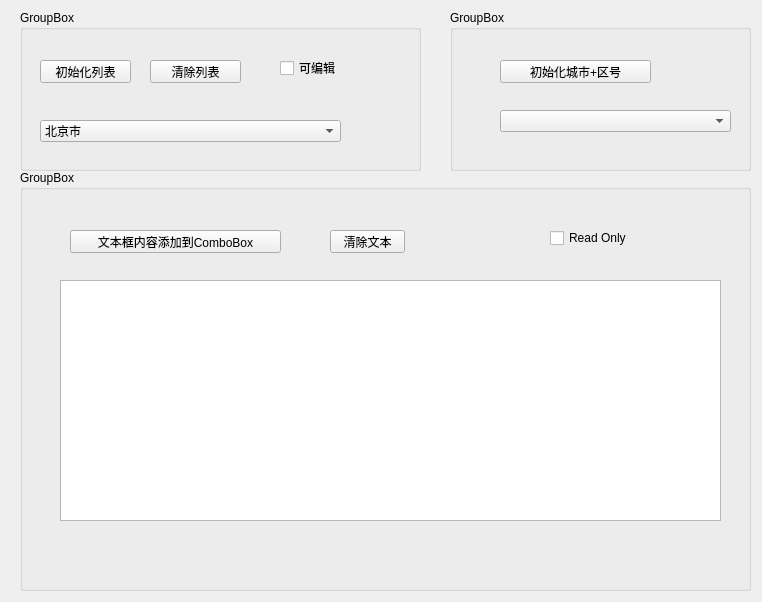
<?xml version="1.0" encoding="UTF-8"?>
<ui version="4.0">
 <class>Widget</class>
 <widget class="QWidget" name="Widget">
  <property name="geometry">
   <rect>
    <x>0</x>
    <y>0</y>
    <width>762</width>
    <height>602</height>
   </rect>
  </property>
  <property name="windowTitle">
   <string>Widget</string>
  </property>
  <widget class="QGroupBox" name="groupBox">
   <property name="geometry">
    <rect>
     <x>20</x>
     <y>10</y>
     <width>401</width>
     <height>161</height>
    </rect>
   </property>
   <property name="title">
    <string>GroupBox</string>
   </property>
   <widget class="QPushButton" name="btnComboBoxInit">
    <property name="geometry">
     <rect>
      <x>20</x>
      <y>50</y>
      <width>91</width>
      <height>23</height>
     </rect>
    </property>
    <property name="text">
     <string>初始化列表</string>
    </property>
   </widget>
   <widget class="QPushButton" name="btnComboBoxClear">
    <property name="geometry">
     <rect>
      <x>130</x>
      <y>50</y>
      <width>91</width>
      <height>23</height>
     </rect>
    </property>
    <property name="text">
     <string>清除列表</string>
    </property>
   </widget>
   <widget class="QCheckBox" name="checkBox">
    <property name="geometry">
     <rect>
      <x>260</x>
      <y>50</y>
      <width>71</width>
      <height>16</height>
     </rect>
    </property>
    <property name="text">
     <string>可编辑</string>
    </property>
   </widget>
   <widget class="QComboBox" name="comboBox">
    <property name="geometry">
     <rect>
      <x>20</x>
      <y>110</y>
      <width>301</width>
      <height>22</height>
     </rect>
    </property>
    <property name="editable">
     <bool>false</bool>
    </property>
    <item>
     <property name="text">
      <string>北京市</string>
     </property>
    </item>
    <item>
     <property name="text">
      <string>上海市</string>
     </property>
    </item>
   </widget>
  </widget>
  <widget class="QGroupBox" name="groupBox_2">
   <property name="geometry">
    <rect>
     <x>450</x>
     <y>10</y>
     <width>301</width>
     <height>161</height>
    </rect>
   </property>
   <property name="title">
    <string>GroupBox</string>
   </property>
   <widget class="QPushButton" name="btnComboBox_cityInit">
    <property name="geometry">
     <rect>
      <x>50</x>
      <y>50</y>
      <width>151</width>
      <height>23</height>
     </rect>
    </property>
    <property name="text">
     <string>初始化城市+区号</string>
    </property>
   </widget>
   <widget class="QComboBox" name="comboBoxCity">
    <property name="geometry">
     <rect>
      <x>50</x>
      <y>100</y>
      <width>231</width>
      <height>22</height>
     </rect>
    </property>
   </widget>
  </widget>
  <widget class="QGroupBox" name="groupBox_3">
   <property name="geometry">
    <rect>
     <x>20</x>
     <y>170</y>
     <width>731</width>
     <height>421</height>
    </rect>
   </property>
   <property name="title">
    <string>GroupBox</string>
   </property>
   <widget class="QPushButton" name="btnAddTextToComboBox">
    <property name="geometry">
     <rect>
      <x>50</x>
      <y>60</y>
      <width>211</width>
      <height>23</height>
     </rect>
    </property>
    <property name="text">
     <string>文本框内容添加到ComboBox</string>
    </property>
   </widget>
   <widget class="QPushButton" name="btnTextClear">
    <property name="geometry">
     <rect>
      <x>310</x>
      <y>60</y>
      <width>75</width>
      <height>23</height>
     </rect>
    </property>
    <property name="text">
     <string>清除文本</string>
    </property>
   </widget>
   <widget class="QCheckBox" name="Read_Only">
    <property name="geometry">
     <rect>
      <x>530</x>
      <y>60</y>
      <width>121</width>
      <height>16</height>
     </rect>
    </property>
    <property name="text">
     <string>Read Only</string>
    </property>
   </widget>
   <widget class="QPlainTextEdit" name="plainTextEdit">
    <property name="geometry">
     <rect>
      <x>40</x>
      <y>110</y>
      <width>661</width>
      <height>241</height>
     </rect>
    </property>
   </widget>
  </widget>
 </widget>
 <resources/>
 <connections/>
</ui>
